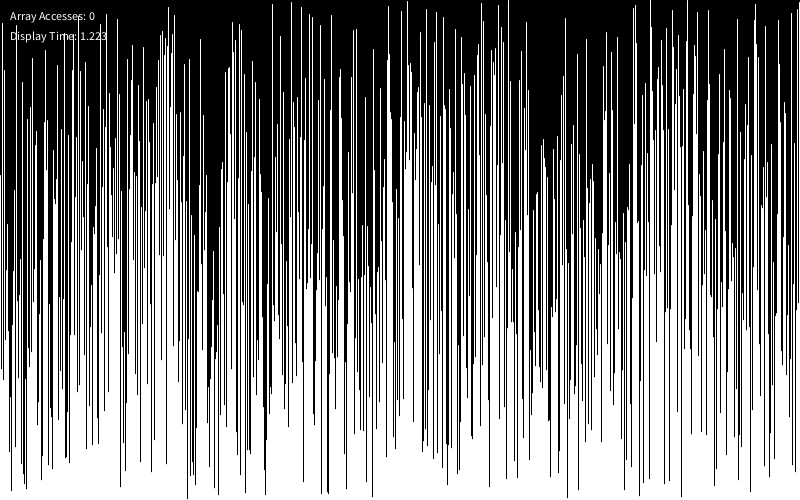
Frame 1 (no input)
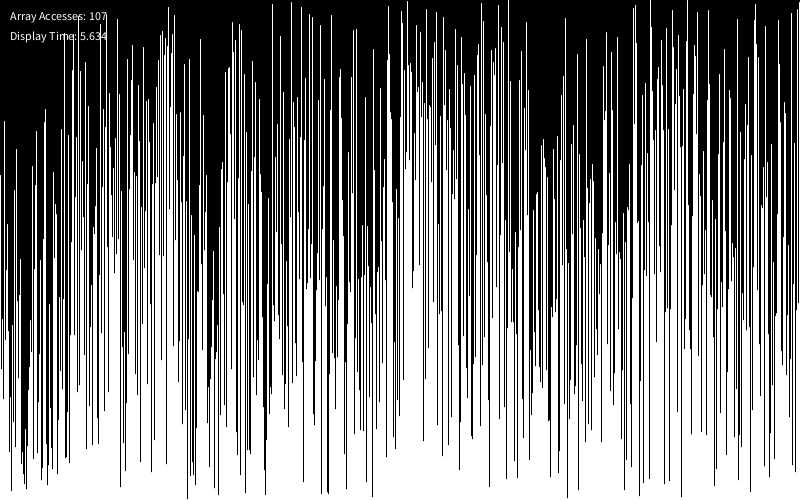
Frame 60 (the mouse pressed at the canvas centre just before this capture)
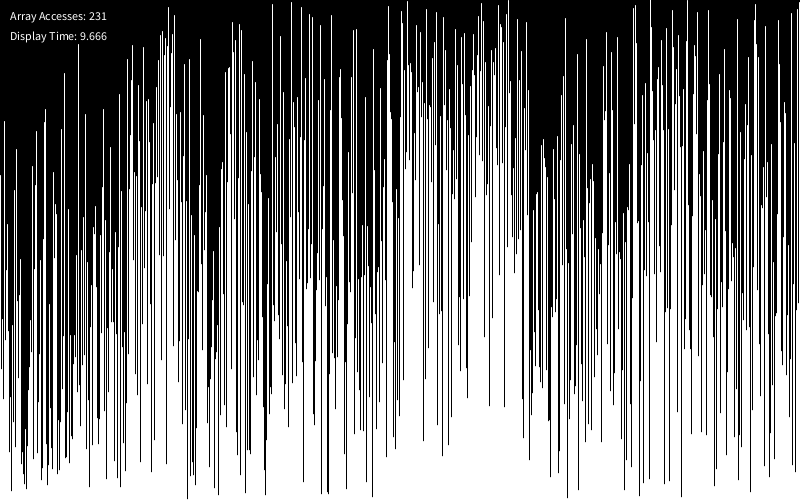
Frame 120 (the mouse held since frame 60 and released just before this capture)

The Processing sketch that drew these frames (run headless with seeded random() and noise(); from frame 60 on, the mouse is pressed at the canvas centre):

// Processing sketch: Shell_Sort
// ── Shell_Sort.pde
float[] values;
int arrayAccesses;
int gap;
int i;
float startTime;
int[] gap_sequence = new int[0];

void setup(){
  size(800, 500);
  arrayAccesses = 0;
  values = new float[width];
  gap = values.length/2;
  i = gap;
  float[] temp = new float[width];
  for(int i = 0; i < temp.length; i++){
    temp[i] = height*(float)i/width+1;
  }
  for(int i = 0; i < values.length; i++){
    int add = (int)random(temp.length);
    while(contains(values, temp[add])){
      add = (int)random(temp.length);
    }
    values[i] = temp[add];
  }
  for(int power = 1, add = 2*(values.length/((int)Math.pow(2, power+1)))+1; add != 1; power++, add = 2*(values.length/((int)Math.pow(2, power+1)))+1){
    gap_sequence = append(gap_sequence, add);
  }
  gap_sequence = append(gap_sequence, 1);
  startTime = millis();
  //display();
  
  //for(int gap: gap_sequence){
  //  for(int i = 0; i + gap < values.length; i++){
  //    if(values[i] > values[i+gap]){
  //      switchVals(values, i, i+gap);
  //    }
  //  }
  //}
  //display();
}

void draw(){
  display();
  if(gap > 0){ //<>//
    if(i < values.length){
      float temp = values[i];
      arrayAccesses++;
      int j;
      for (j = i; j >= gap && values[j - gap] > temp; j -= gap){
        values[j] = values[j - gap];
        arrayAccesses += 2;
      }
      values[j] = temp;
      i++;
    } else {
      gap /= 2;
      i = gap;
    }
  } else {
    noLoop();
  }
}

float[] switchVals(float[] arr, int pos1, int pos2){
  float hold = arr[pos1];
  arr[pos1] = arr[pos2];
  arr[pos2] = hold;
  arrayAccesses += 3;
  return arr;
}

void display(){
  background(0);
  text("Array Accesses: " + arrayAccesses, 10, 20);
  text("Display Time: " + ((millis()-startTime)/1000), 10, 40);
  for(int i = 0; i < values.length; i++){
    stroke(255);
    line(i, height, i, height-values[i]);
  }
}

boolean contains(float[] arr, float val){
  for(float i: arr){
    if(i == val){
      return true;
    }
  }
  return false;
}
